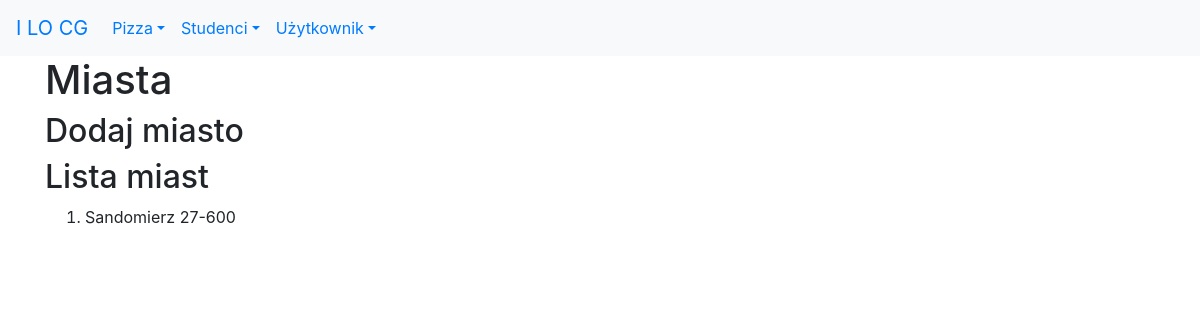
/studenci/miasta/, run on an earlier commit of the app's database.
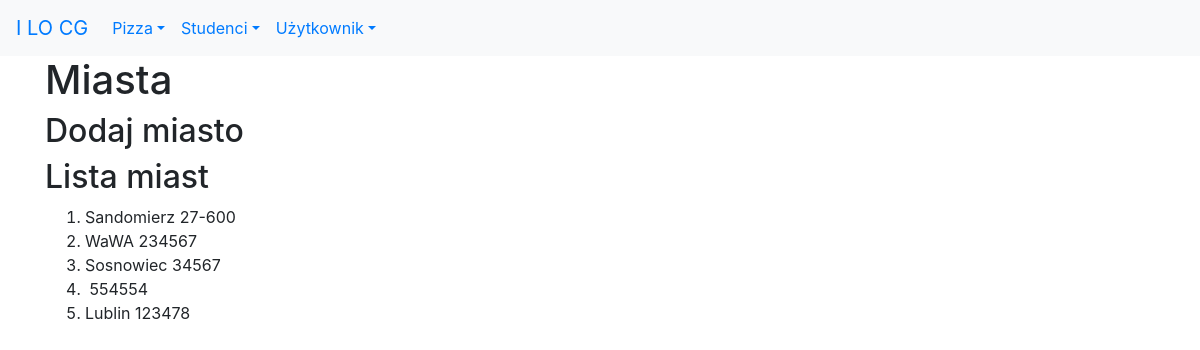
And on a later commit of the database.
### studenci/models.py (models this page shows, shortened)
class Miasto(models.Model):
    nazwa = models.CharField(verbose_name='miasto', max_length=30)
    kod = models.CharField(max_length=6, help_text="Wpisz kod pocztowy")
    class Meta:
        verbose_name_plural = "miasta"

### studenci/views.py (the view)
# urls.py: path('miasta/', views.miasta, name='miasta'),
def miasta(request):
    if request.method == 'POST':
        form = MiastaForm(request.POST)
        if form.is_valid():
            print(form.cleaned_data)
            m = Miasto(nazwa=form.cleaned_data['nazwa'], kod=form.cleaned_data['kod'])
            m.save()
            messages.success(request, "Dobrze!!!")
            return redirect(reverse('studenci:miasta'))
        else:
            messages.error(request, "Ło ty oszukisto skubany!!!")
    else:
        form = MiastaForm()
    miasta = Miasto.objects.all()
    kontekst = {'miasta': miasta, 'form': form}
    return render(request, 'studenci/miasta.html', kontekst)

### studenci/templates/studenci/miasta.html (shortened to what this page needs)
{% extends 'szablon.html' %}
{% block naglowek %}Miasta{% endblock naglowek %}
{% block tresc %}
<h2>Dodaj miasto</h2>
<h2>Lista miast</h2>
<ol>
    {% for miasto in miasta %}
        <li>{{ miasto.nazwa }}&nbsp;{{ miasto.kod }}</li>
    {% endfor %}
</ol>
{% endblock tresc %}

What changed in the data, as far as the page shows it:
added Miasto: nazwa "WaWA", kod "234567"
added Miasto: nazwa "Sosnowiec", kod "34567"
added Miasto: kod "554554"
added Miasto: nazwa "Lublin", kod "123478"
